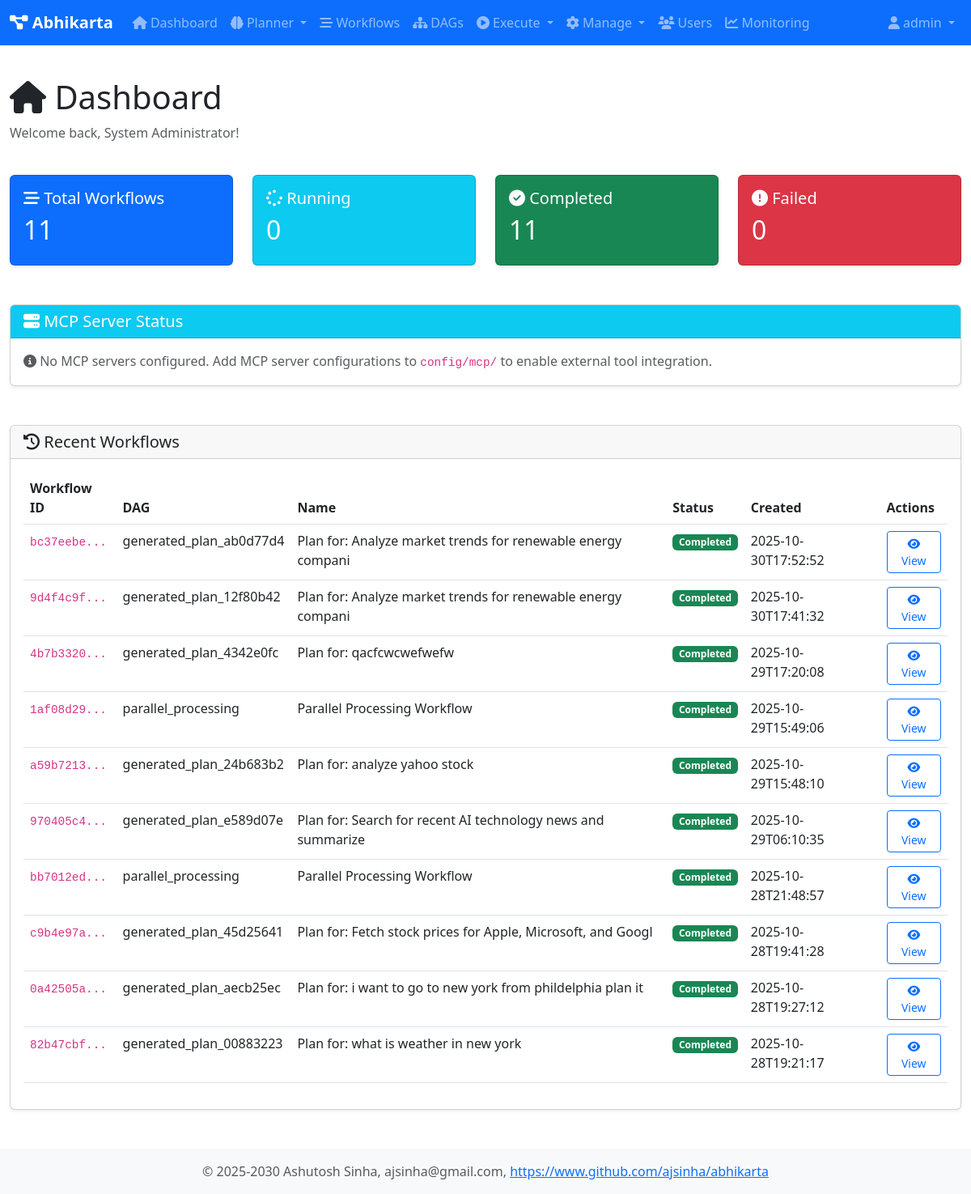
Before: /dashboard (signed in) with the older database file.
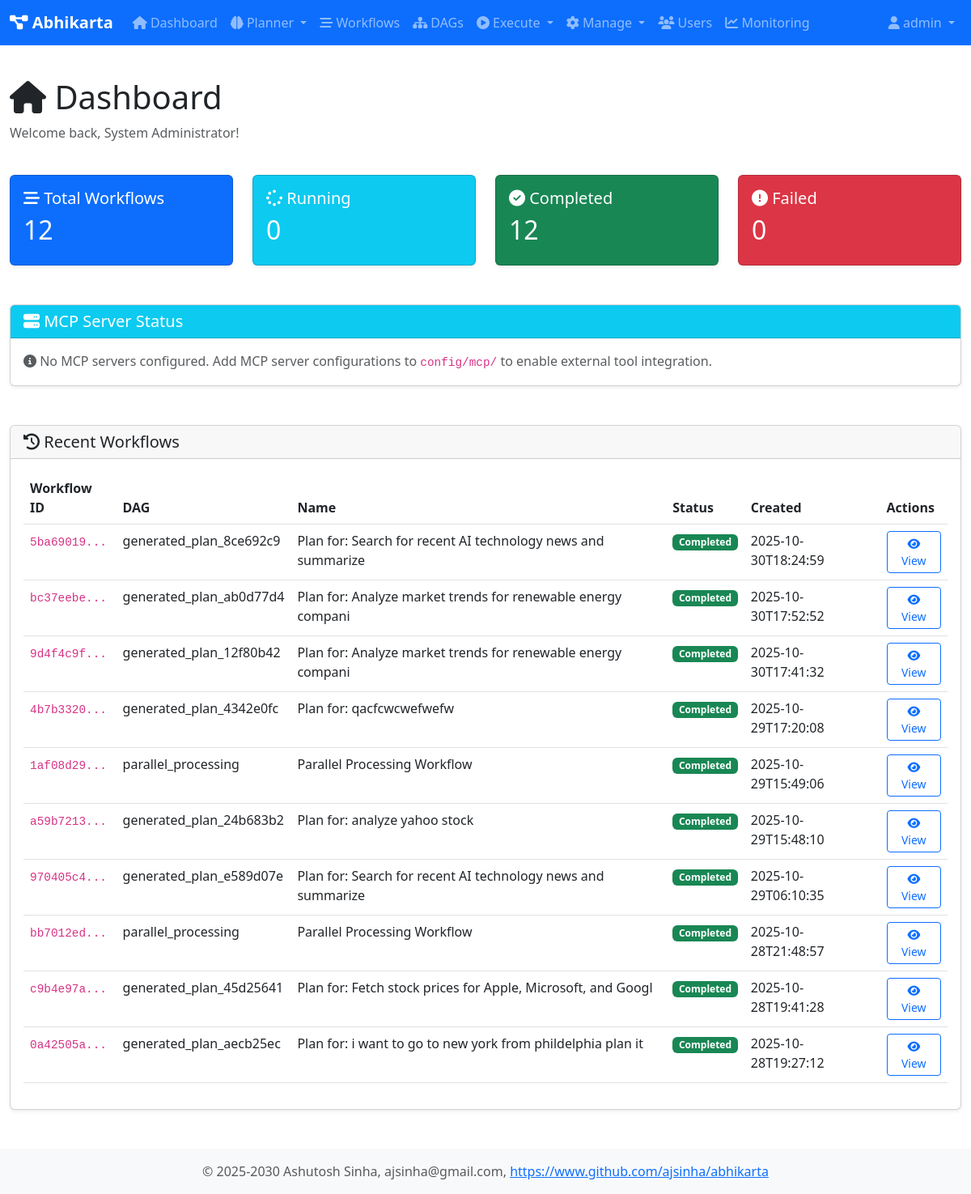
After: the same page with the newer database file.
### tables this page shows
CREATE TABLE workflows (
                workflow_id TEXT PRIMARY KEY,
                dag_id TEXT NOT NULL,
                session_id TEXT,
                name TEXT,
                description TEXT,
                status TEXT DEFAULT 'pending',
                created_at TEXT DEFAULT CURRENT_TIMESTAMP,
                started_at TEXT,
                completed_at TEXT,
                created_by TEXT,
                graph_json TEXT,
                result TEXT,
                error TEXT
            );

### web/app1.py (the view)
@app.route('/dashboard')
@login_required
def dashboard():
    user = user_registry.get_user(session['user_id'])
    db = get_db()
    total_workflows = db.fetchone("SELECT COUNT(*) as count FROM workflows")['count']
    running_workflows = db.fetchone("SELECT COUNT(*) as count FROM workflows WHERE status = 'running'")['count']
    completed_workflows = db.fetchone("SELECT COUNT(*) as count FROM workflows WHERE status = 'completed'")['count']
    failed_workflows = db.fetchone("SELECT COUNT(*) as count FROM workflows WHERE status = 'failed'")['count']
    recent_workflows = db.fetchall(
        "SELECT * FROM workflows ORDER BY created_at DESC LIMIT 10"
    )
    pending_hitl = orchestrator.get_pending_hitl_requests()
    mcp_servers = tool_registry.get_mcp_servers_status()
    return render_template('dashboard.html',
                         user=user,
                         total_workflows=total_workflows,
                         running_workflows=running_workflows,
                         completed_workflows=completed_workflows,
                         failed_workflows=failed_workflows,
                         recent_workflows=recent_workflows,
                         pending_hitl=len(pending_hitl),
                         mcp_servers=mcp_servers)

### core/user_registry.py (called while the page is built)
    def is_admin(self) -> bool:
        return self.role == 'admin'

    def get_user(self, user_id: str) -> Optional[User]:
        return self._users.get(user_id)

### db/database.py (called while the page is built)
def get_db() -> Database:
    global _db_instance
    if _db_instance is None:
        _db_instance = Database(db_type='sqlite', db_path='/home/ashutosh/PycharmProjects/abhikarta/data/abhikarta.db')
        _db_instance.initialize_schema()
    return _db_instance

    @contextmanager
    def get_connection(self):
        conn = None
        try:
            if self.db_type == 'sqlite':
                conn = sqlite3.connect(self.db_path)
                conn.row_factory = sqlite3.Row
            elif self.db_type == 'postgresql':
                import psycopg2
                import psycopg2.extras
                conn = psycopg2.connect(**self.pg_params)
                conn.cursor_factory = psycopg2.extras.RealDictCursor
            yield conn
            conn.commit()
        except Exception as e:
            if conn:
                conn.rollback()
            raise e
        finally:
            if conn:
                conn.close()

    def fetchone(self, query: str, params: Tuple = ()) -> Optional[Dict[str, Any]]:
        with self.get_connection() as conn:
            cursor = conn.cursor()
            cursor.execute(query, params)
            row = cursor.fetchone()
            return dict(row) if row else None

    def fetchall(self, query: str, params: Tuple = ()) -> List[Dict[str, Any]]:
        with self.get_connection() as conn:
            cursor = conn.cursor()
            cursor.execute(query, params)
            rows = cursor.fetchall()
            return [dict(row) for row in rows]

### tools/tool_registry.py (called while the page is built, shortened)
    def get_mcp_servers_status(self) -> List[Dict[str, Any]]:
        import time
        mcp_servers = []
        if not os.path.exists(self._mcp_config_dir):
            return mcp_servers

### web/app1.py (called while the page is built)
def login_required(f):
    @wraps(f)
    def decorated_function(*args, **kwargs):
        if 'user_id' not in session:
            return redirect(url_for('login'))
        return f(*args, **kwargs)
    return decorated_function

### web/templates/dashboard.html (shortened to what this page needs)
{% extends "base.html" %}
{% block content %}
<div class="row mb-4">
    <div class="col">
        <h1><i class="fas fa-home"></i> Dashboard</h1>
        <p class="text-muted">Welcome back, {{ user.full_name }}!</p>
    </div>
</div>
<div class="row mb-4">
    <div class="col-md-3">
        <div class="card text-white bg-primary">
            <div class="card-body">
                <h5 class="card-title"><i class="fas fa-stream"></i> Total Workflows</h5>
                <h2>{{ total_workflows }}</h2>
            </div>
        </div>
    </div>
    <div class="col-md-3">
        <div class="card text-white bg-info">
            <div class="card-body">
                <h5 class="card-title"><i class="fas fa-spinner"></i> Running</h5>
                <h2>{{ running_workflows }}</h2>
            </div>
        </div>
    </div>
    <div class="col-md-3">
        <div class="card text-white bg-success">
            <div class="card-body">
                <h5 class="card-title"><i class="fas fa-check-circle"></i> Completed</h5>
                <h2>{{ completed_workflows }}</h2>
            </div>
        </div>
    </div>
    <div class="col-md-3">
        <div class="card text-white bg-danger">
            <div class="card-body">
                <h5 class="card-title"><i class="fas fa-exclamation-circle"></i> Failed</h5>
                <h2>{{ failed_workflows }}</h2>
            </div>
        </div>
    </div>
</div>
<div class="row mb-4">
    <div class="col-12">
        <div class="card">
            <div class="card-header bg-info text-white">
                <h5 class="mb-0"><i class="fas fa-server"></i> MCP Server Status</h5>
            </div>
            <div class="card-body">
                {% if mcp_servers %}
                <div class="row">
                    {% for server in mcp_servers %}
                    <div class="col-md-4 mb-3">
                        <div class="card border-{{ 'success' if server.status == 'online' else 'danger' }}">
                            <div class="card-body">
                                <div class="d-flex justify-content-between align-items-center mb-2">
                                    <h6 class="mb-0"><i class="fas fa-cube"></i> {{ server.name }}</h6>
                                    {% if server.status == 'online' %}
                                        <span class="badge bg-success"><i class="fas fa-check-circle"></i> Online</span>
                                    {% else %}
                                        <span class="badge bg-danger"><i class="fas fa-times-circle"></i> Offline</span>
                                    {% endif %}
                                </div>
                                <p class="small text-muted mb-2">
                                    <i class="fas fa-link"></i> {{ server.url }}
                                </p>
                                <div class="small">
                                    <strong>Tools:</strong> {{ server.tool_count }}
                                    {% if server.status == 'online' %}
                                        <br><strong>Response Time:</strong> {{ server.response_time }}ms
                                    {% endif %}
                                </div>
                            </div>
                        </div>
                    </div>
                    {% endfor %}
                </div>
                <div class="text-end">
                    <button class="btn btn-sm btn-outline-secondary" onclick="refreshMCPStatus()">
                        <i class="fas fa-sync-alt"></i> Refresh Status
                    </button>
                </div>
                {% else %}
                <p class="text-muted mb-0">
                    <i class="fas fa-info-circle"></i> No MCP servers configured.
                    Add MCP server configurations to <code>config/mcp/</code> to enable external tool integration.
                </p>
                {% endif %}
            </div>
        </div>
    </div>
</div>
<div class="row">
    <div class="col-12">
        <div class="card">
            <div class="card-header">
                <h5 class="mb-0"><i class="fas fa-history"></i> Recent Workflows</h5>
            </div>
            <div class="card-body">
                {% if recent_workflows %}
                <div class="table-responsive">
                    <table class="table table-hover">
                        <thead>
                            <tr>
                                <th>Workflow ID</th>
                                <th>DAG</th>
                                <th>Name</th>
                                <th>Status</th>
                                <th>Created</th>
                                <th>Actions</th>
                            </tr>
                        </thead>
                        <tbody>
                            {% for workflow in recent_workflows %}
                            <tr>
                                <td><code>{{ workflow.workflow_id[:8] }}...</code></td>
                                <td>{{ workflow.dag_id }}</td>
                                <td>{{ workflow.name or 'N/A' }}</td>
                                <td>
                                    {% if workflow.status == 'running' %}
                                        <span class="badge bg-info">Running</span>
                                    {% elif workflow.status == 'completed' %}
                                        <span class="badge bg-success">Completed</span>
                                    {% elif workflow.status == 'failed' %}
                                        <span class="badge bg-danger">Failed</span>
                                    {% else %}
                                        <span class="badge bg-secondary">{{ workflow.status }}</span>
                                    {% endif %}
                                </td>
                                <td>{{ workflow.created_at[:19] }}</td>
                                <td>
                                    <a href="{{ url_for('workflow_detail', workflow_id=workflow.workflow_id) }}"
                                       class="btn btn-sm btn-outline-primary">
                                        <i class="fas fa-eye"></i> View
                                    </a>
                                </td>
                            </tr>
                            {% endfor %}
                        </tbody>
                    </table>
                </div>
                {% else %}
                <p class="text-muted">No workflows yet. <a href="{{ url_for('dags') }}">Execute a DAG</a> to get started.</p>
                {% endif %}
            </div>
        </div>
    </div>
</div>
{% endblock %}

### web/templates/base.html (shortened to what this page needs)
<!DOCTYPE html>
<html lang="en">
<head>
    <link href="https://cdn.jsdelivr.net/npm/bootstrap@5.3.0/dist/css/bootstrap.min.css" rel="stylesheet">
    <link rel="stylesheet" href="https://cdnjs.cloudflare.com/ajax/libs/font-awesome/6.4.0/css/all.min.css">
    <link href="{{ url_for('static', filename='css/style.css') }}" rel="stylesheet">
</head>
<body>
    {% if user %}
    <nav class="navbar navbar-expand-lg navbar-dark bg-primary">
        <div class="container-fluid">
            <a class="navbar-brand" href="{{ url_for('dashboard') }}">
                <i class="fas fa-project-diagram"></i> Abhikarta
            </a>
            <div class="collapse navbar-collapse" id="navbarNav">
                <ul class="navbar-nav me-auto">
                    <li class="nav-item">
                        <a class="nav-link" href="{{ url_for('dashboard') }}">
                            <i class="fas fa-home"></i> Dashboard
                        </a>
                    </li>
                    <li class="nav-item dropdown">
                        <a class="nav-link dropdown-toggle" href="#" id="plannerDropdown" role="button" data-bs-toggle="dropdown">
                            <i class="fas fa-brain"></i> Planner
                        </a>
                    </li>
                    <li class="nav-item">
                        <a class="nav-link" href="{{ url_for('workflows') }}">
                            <i class="fas fa-stream"></i> Workflows
                        </a>
                    </li>
                    <li class="nav-item">
                        <a class="nav-link" href="{{ url_for('dags') }}">
                            <i class="fas fa-sitemap"></i> DAGs
                        </a>
                    </li>
                    <li class="nav-item dropdown">
                        <a class="nav-link dropdown-toggle" href="#" id="executeDropdown" role="button" data-bs-toggle="dropdown">
                            <i class="fas fa-play-circle"></i> Execute
                        </a>
                    </li>
                    <li class="nav-item dropdown">
                        <a class="nav-link dropdown-toggle" href="#" id="manageDropdown" role="button" data-bs-toggle="dropdown">
                            <i class="fas fa-cog"></i> Manage
                        </a>
                    </li>
                    {% if user.is_admin() %}
                    <li class="nav-item">
                        <a class="nav-link" href="{{ url_for('users') }}">
                            <i class="fas fa-users"></i> Users
                        </a>
                    </li>
                    <li class="nav-item">
                        <a class="nav-link" href="{{ url_for('monitoring_dashboard') }}">
                            <i class="fas fa-chart-line"></i> Monitoring
                        </a>
                    </li>
                    {% endif %}
                </ul>
                <ul class="navbar-nav">
                    <li class="nav-item dropdown">
                        <a class="nav-link dropdown-toggle" href="#" id="userDropdown" role="button" data-bs-toggle="dropdown">
                            <i class="fas fa-user"></i> {{ user.username }}
                        </a>
                    </li>
                </ul>
            </div>
        </div>
    </nav>
    {% endif %}
    <main class="container-fluid py-4">
        {% block content %}{% endblock %}
    </main>
    <footer class="footer mt-auto py-3 bg-light">
        <div class="container text-center">
            <span class="text-muted">© 2025-2030 Ashutosh Sinha, ajsinha@gmail.com,
                <a href="https://www.github.com/ajsinha/abhikarta" target="_blank">https://www.github.com/ajsinha/abhikarta</a>
            </span>
        </div>
    </footer>
</body>
</html>

### web/static/css/style.css (style rules this page uses)
body { min-height: 100vh; display: flex; flex-direction: column; }
main { flex: 1; }
.footer { margin-top: auto; }
.card { margin-bottom: 1.5rem; box-shadow: 0 0.125rem 0.25rem rgba(0,0,0,.075); }
code { font-size: 90%; }
.navbar-brand { font-weight: bold; }

Changed rows visible on the page:
no longer on this page (row unchanged): workflows: workflow_id "82b47cbf", dag_id "generated_plan_00883223", name "Plan for: what is weather in new york", status "Completed", created_at "2025-10-28T19:21:17"
added workflows: workflow_id "5ba69019", dag_id "generated_plan_8ce692c9", name "Plan for: Search for recent AI technology news and summarize", status "Completed", created_at "2025-10-30T18:24:59"
Other visible differences:
{{ total_workflows }}: "11" → "12"
{{ completed_workflows }}: "11" → "12"
